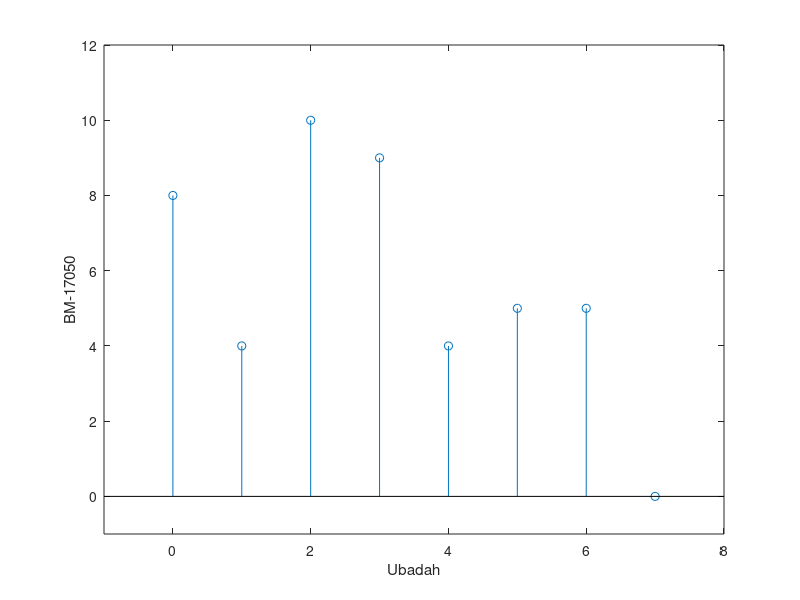

The MATLAB source for this figure:
close all;
clc;
clear all;

u = [4 0 5];
v = [2 1 0 1 1 0];
w = conv(u,v)
m = length(w)-1;    
n = 0:1:m;
stem(n,w)
axis([-1 8 -1 12])
xlabel("Ubadah")
ylabel("BM-17050")